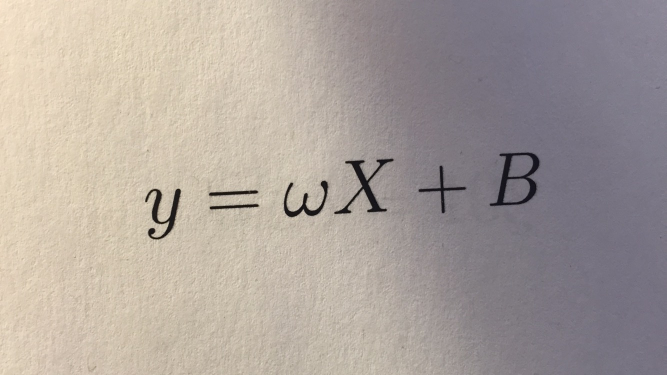
%> input picture stanford/stanford_code/Test Scripts/Lighting/eq1_hr.jpg, 1333 x 750 px (shown at 1/2 size)
$ octave --eval "result = fn_lighting_otsu(imread('Lighting/eq1_hr.jpg'));"   (GNU Octave 9; MATLAB toolbox functions it lacks are replaced by stand-ins)
%> lines starting %> are read from the running program, lines starting %| are printed output that depends on the picture; in (x1, y1, x2, y2) boxes, pixels count from 0 and x2, y2 are one past the last pixel; in counts of white or black regions, pixels touching at a corner belong together; the program's own positions count from 1
function bw_img = fn_lighting_otsu(img)
%FN_LIGHTING_COMPENSATION. ONLY FOR TESTING.
% Takes in an rgb image of an equation and returns a binarized version of
% the image for which uneven lighting has been compensated.
% Output will not be inverted.
addpath('../');
% Check if image needs lighting compensation by checking to see what
% proportion of pixels are in mid grayscale values
gray_img=rgb2gray(img);
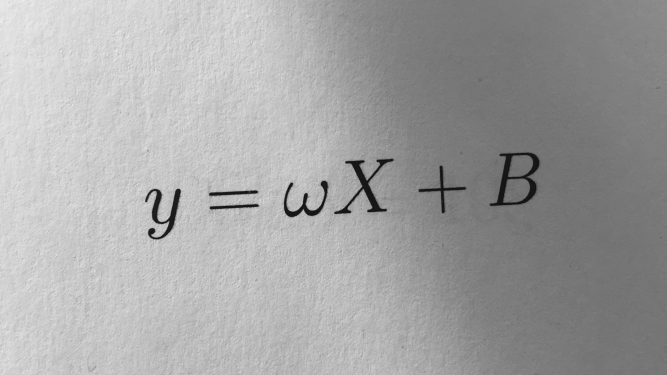
%> gray_img: size 750x1333 uint8 (shown at 1/2 size); min 4, max 239, mean 163.9
[height, width] = size(img(:,:,1));
%> height = 750; width = 1333
num_mid_gray = sum(sum(gray_img<240 & gray_img >15));
%> num_mid_gray = 999492
if num_mid_gray < 0.1*height*width % Should just be a scanned image
    thresh = graythresh(gray_img);
    bw_img = im2bw(gray_img,thresh);
else % Perform lighting compensation

    if height*width < 2000*1000
        blur_flag = false;
    else
        blur_flag = true;
    end

    if blur_flag
        fg = fspecial('gaussian', 10, 3);
        gray_img = imfilter(gray_img, fg, 'conv','replicate');
    end

    % Set the window size of the filter based on image dimensions
    win_size = round(min(height/60,width/60));
%> win_size = 13
    [h,w] = size(gray_img);
%> h = 750; w = 1333
    bw_img = false(size(gray_img));
    gray_img = im2double(gray_img);
%> gray_img: size 750x1333 double
    for i = 1+floor(win_size/2):win_size:h-ceil(win_size/2)
        for j = 1+floor(win_size/2):win_size:w-ceil(win_size/2)
            window =  gray_img(max(1,i-win_size):min(h,i+win_size),...
                                max(1,j-win_size):min(w,j+win_size));
            var_win = var(window(:));
            if var_win > 0.001
                thresh = graythresh(window);
                window = im2bw(window, thresh);
                bw_img(max(1,i-win_size):min(h,i+win_size),...
                                max(1,j-win_size):min(w,j+win_size)) = window;
            else
                mean_val = mean(window(:));
                bw_img(max(1,i-win_size):min(h,i+win_size),...
                                max(1,j-win_size):min(w,j+win_size)) = mean_val > 0.5;
            end
        end
    end
%> this loop made 57 passes
%> i on passes 1 to 12: 7, 20, 33, 46, 59, 72, 85, 98, 111, 124, 137, 150
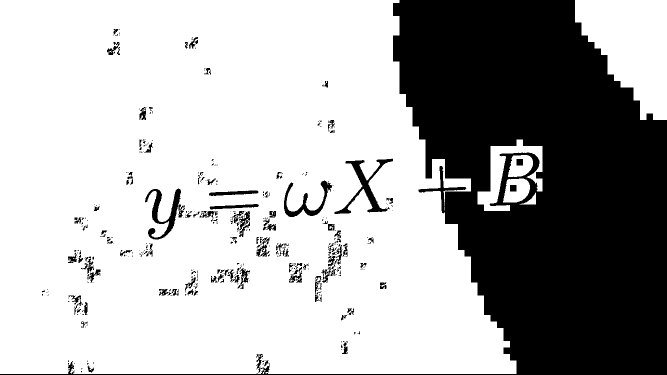
%> bw_img: size 750x1333 logical (shown at 1/2 size); 68.3% white; 439 black regions (317 under 20 px), largest, box (x1, y1, x2, y2) and area: (0, 0, 1333, 750) 297369, (669, 317, 786, 428) 2687, (290, 377, 362, 479) 2266
%> after the loop, mean_val = 0.46; thresh = 0.71

    % Remove small noise pixels.
    noise_size = round(0.0001*height*width);
%> noise_size = 100
    bw_img = bwareaopen(bw_img, noise_size);
%> bw_img: size 750x1333 logical; 68.2% white; 439 black regions (317 under 20 px), largest, box (x1, y1, x2, y2) and area: (0, 0, 1333, 750) 297395, (669, 317, 786, 428) 2687, (290, 377, 362, 479) 2266

    % Close gaps in edges
    se = strel('square',4);
    bw_img = imclose(bw_img,se);
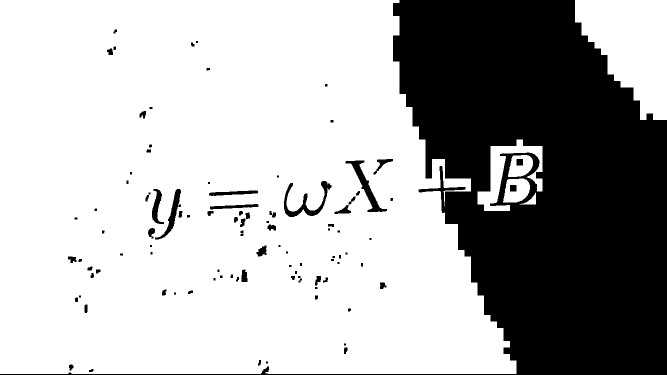
%> bw_img: size 750x1333 logical (shown at 1/2 size); 69.1% white; 101 black regions (15 under 20 px), largest, box (x1, y1, x2, y2) and area: (0, 0, 1333, 750) 297157, (691, 321, 774, 424) 1755, (568, 362, 663, 434) 1733


    % Fill small holes (less than 5% of area of image)
    small_hole_thresh = round(0.0001*height*width);
%> small_hole_thresh = 100
    filled = imfill(bw_img,'holes');
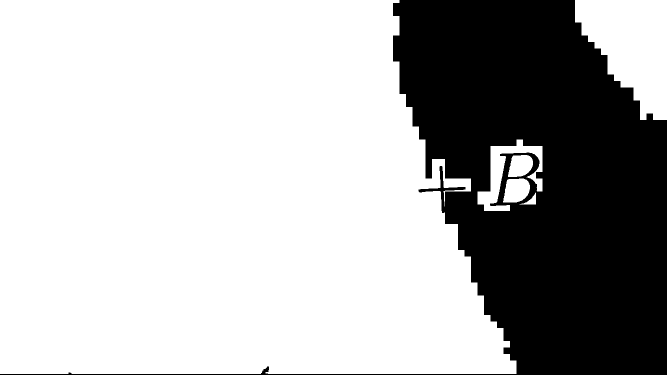
%> filled: size 750x1333 logical (shown at 1/2 size); 70.3% white; 1 black region, box (x1, y1, x2, y2) and area: (0, 0, 1333, 750) 297157
    holes = filled & ~bw_img;
%> holes: size 750x1333 logical; 1.2% white; 100 white regions (15 under 20 px), largest, box (x1, y1, x2, y2) and area: (691, 321, 774, 424) 1755, (568, 362, 663, 434) 1733, (310, 378, 362, 479) 1119
    lg_holes = bwareaopen(holes,small_hole_thresh);
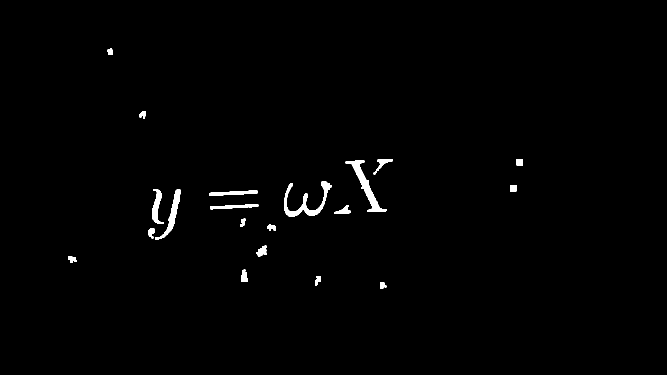
%> lg_holes: size 750x1333 logical (shown at 1/2 size); 0.92% white; 20 white regions, largest, box (x1, y1, x2, y2) and area: (691, 321, 774, 424) 1755, (568, 362, 663, 434) 1733, (310, 378, 362, 479) 1119
    sm_holes = holes &~lg_holes;
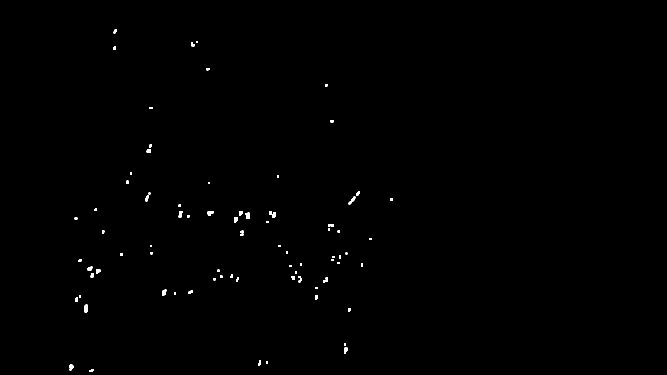
%> sm_holes: size 750x1333 logical (shown at 1/2 size); 0.3% white; 80 white regions (15 under 20 px), largest, box (x1, y1, x2, y2) and area: (491, 425, 500, 438) 96, (169, 609, 175, 626) 96, (697, 393, 711, 409) 88
    bw_img = bw_img | sm_holes;
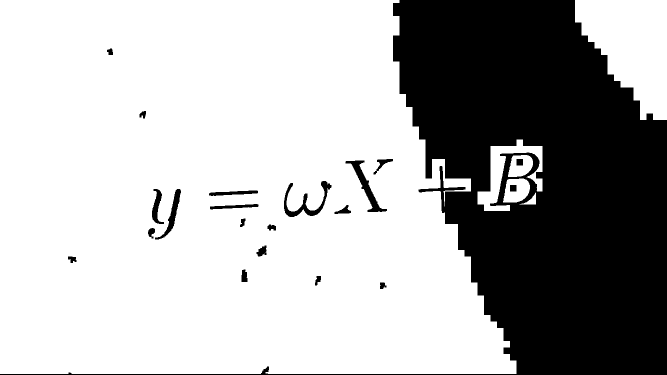
%> bw_img: size 750x1333 logical (shown at 1/2 size); 69.4% white; 21 black regions, largest, box (x1, y1, x2, y2) and area: (0, 0, 1333, 750) 297157, (691, 321, 774, 424) 1755, (568, 362, 663, 434) 1733

    % Return image to original polarity.
    bw_img = ~bw_img;
end
end

$ run again, on stanford/stanford_code/Test Scripts/Lighting/eq2_hr.jpg
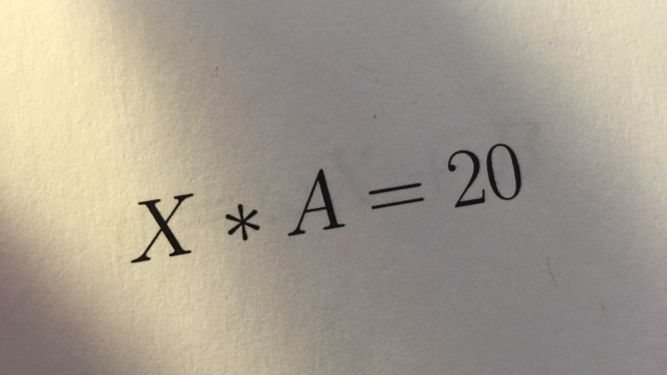
%> input picture stanford/stanford_code/Test Scripts/Lighting/eq2_hr.jpg, 1333 x 750 px (shown at 1/2 size)
%> height = 750; width = 1333
%> num_mid_gray = 997474
%> win_size = 13
%> the loop in fn_lighting_otsu, `for i = 1+floor(win_size/2):win_size:h-ceil(win_size/2)` made 57 passes
%> i on passes 1 to 8: 7, 20, 33, 46, 59, 72, 85, 98
%> after the loop in fn_lighting_otsu, `for i = 1+floor(win_size/2):win_size:h-ceil(win_size/2)`:
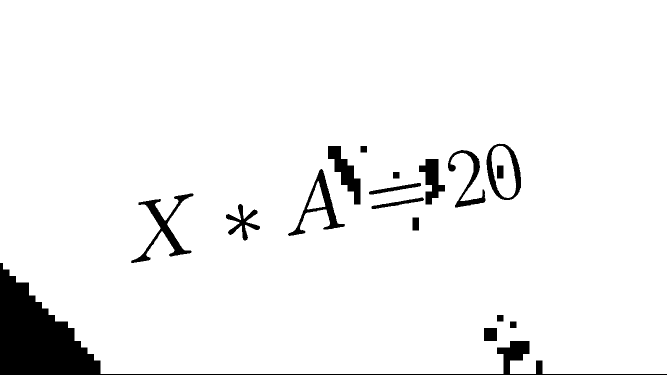
%> bw_img: size 750x1333 logical (shown at 1/2 size); 94.9% white; 17 black regions, largest, box (x1, y1, x2, y2) and area: (0, 526, 1333, 750) 30076, (262, 387, 387, 526) 3535, (656, 292, 721, 409) 3042
%> after the loop in fn_lighting_otsu, `for i = 1+floor(win_size/2):win_size:h-ceil(win_size/2)`: mean_val = 0.532; thresh = 0.494
%> noise_size = 100
%> filled: size 750x1333 logical; 97% white; 1 black region, box (x1, y1, x2, y2) and area: (0, 526, 1333, 750) 30076
%> holes: size 750x1333 logical; 2.1% white; 18 white regions (1 under 20 px), largest, box (x1, y1, x2, y2) and area: (263, 387, 386, 526) 3514, (656, 292, 721, 409) 3042, (577, 339, 689, 471) 2921
%> sm_holes: size 750x1333 logical; 0% white; 1 white region (1 under 20 px)
%> in fn_lighting_otsu, `bw_img = ~bw_img;`:
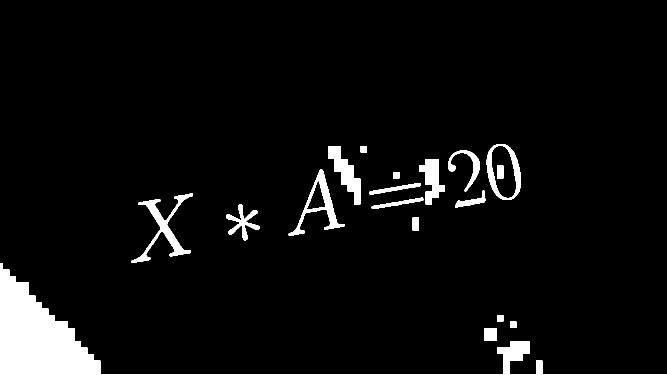
%> bw_img: size 750x1333 logical (shown at 1/2 size); 5.1% white; 18 white regions, largest, box (x1, y1, x2, y2) and area: (0, 526, 1333, 750) 30076, (263, 387, 386, 526) 3514, (656, 292, 721, 409) 3042

$ run again, on stanford/stanford_code/Test Scripts/Lighting/eq5_hr.jpg
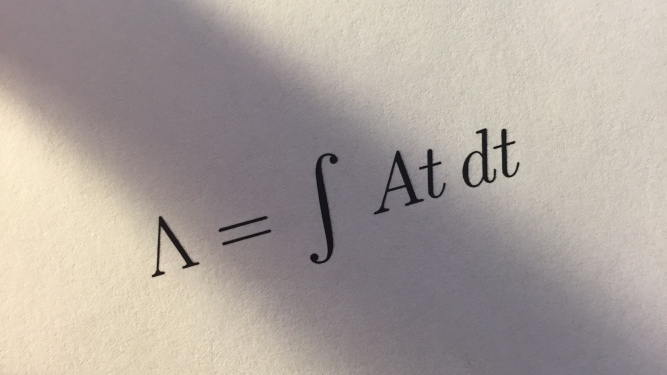
%> input picture stanford/stanford_code/Test Scripts/Lighting/eq5_hr.jpg, 1333 x 750 px (shown at 1/2 size)
%> height = 750; width = 1333
%> num_mid_gray = 999408
%> win_size = 13
%> the loop in fn_lighting_otsu, `for i = 1+floor(win_size/2):win_size:h-ceil(win_size/2)` made 57 passes
%> i on passes 1 to 8: 7, 20, 33, 46, 59, 72, 85, 98
%> after the loop in fn_lighting_otsu, `for i = 1+floor(win_size/2):win_size:h-ceil(win_size/2)`:
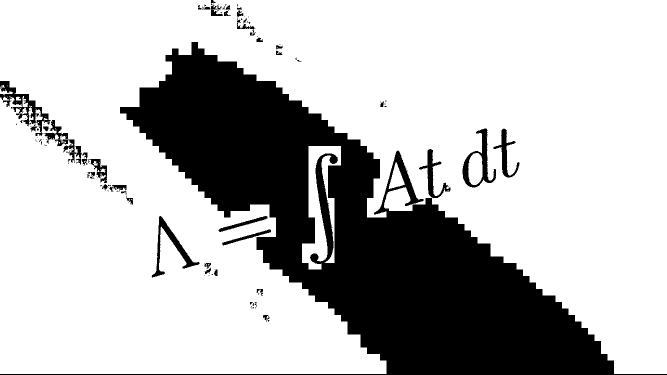
%> bw_img: size 750x1333 logical (shown at 1/2 size); 73.8% white; 142 black regions (99 under 20 px), largest, box (x1, y1, x2, y2) and area: (0, 84, 1333, 750) 246131, (0, 162, 101, 272) 2700, (925, 257, 992, 375) 2186
%> after the loop in fn_lighting_otsu, `for i = 1+floor(win_size/2):win_size:h-ceil(win_size/2)`: mean_val = 0.555; thresh = 0.655
%> noise_size = 100
%> filled: size 750x1333 logical; 75.2% white; 3 black regions, box (x1, y1, x2, y2) and area: (0, 84, 1333, 750) 246106, (0, 162, 84, 239) 1732, (422, 0, 427, 6) 29
%> holes: size 750x1333 logical; 1.2% white; 70 white regions (7 under 20 px), largest, box (x1, y1, x2, y2) and area: (304, 433, 398, 554) 2069, (953, 257, 985, 366) 1202, (839, 299, 882, 396) 1175
%> sm_holes: size 750x1333 logical; 0.27% white; 55 white regions (7 under 20 px), largest, box (x1, y1, x2, y2) and area: (124, 266, 136, 278) 99, (115, 279, 124, 292) 95, (986, 339, 992, 360) 92
%> in fn_lighting_otsu, `bw_img = bw_img | sm_holes;`:
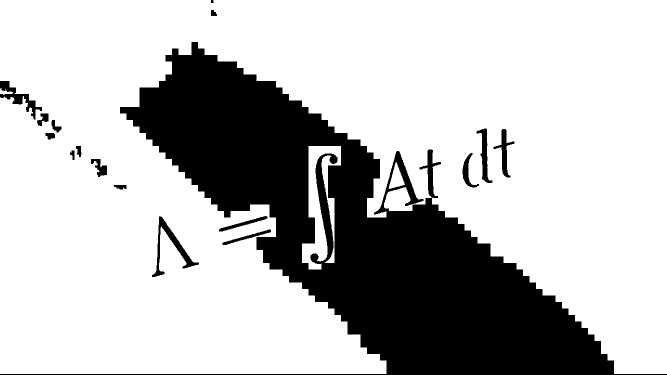
%> bw_img: size 750x1333 logical (shown at 1/2 size); 74.3% white; 18 black regions, largest, box (x1, y1, x2, y2) and area: (0, 84, 1333, 750) 246106, (304, 433, 398, 554) 2069, (0, 162, 84, 239) 1732
